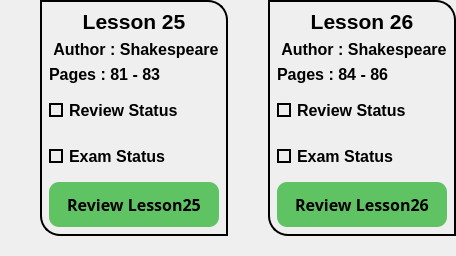
            <widget class="QWidget" name="widget_67" native="true">
             <property name="maximumSize">
              <size>
               <width>16777215</width>
               <height>280</height>
              </size>
             </property>
             <layout class="QHBoxLayout" name="horizontalLayout_15">
              <property name="spacing">
               <number>0</number>
              </property>
              <property name="leftMargin">
               <number>0</number>
              </property>
              <property name="topMargin">
               <number>0</number>
              </property>
              <property name="rightMargin">
               <number>0</number>
              </property>
              <property name="bottomMargin">
               <number>0</number>
              </property>
              <item>
               <widget class="QWidget" name="widget_71" native="true">
                <property name="styleSheet">
                 <string notr="true"/>
                </property>
                <layout class="QVBoxLayout" name="verticalLayout_55">
                 <property name="spacing">
                  <number>0</number>
                 </property>
                 <property name="leftMargin">
                  <number>40</number>
                 </property>
                 <property name="topMargin">
                  <number>0</number>
                 </property>
                 <property name="rightMargin">
                  <number>0</number>
                 </property>
                 <property name="bottomMargin">
                  <number>20</number>
                 </property>
                 <item>
                  <widget class="QWidget" name="widget_72" native="true">
                   <property name="styleSheet">
                    <string notr="true">border-bottom-left-radius:20px;
border-top-right-radius:20px;
border:2px solid black;
</string>
                   </property>
                   <layout class="QVBoxLayout" name="verticalLayout_56">
                    <item>
                     <widget class="QLabel" name="label_77">
                      <property name="font">
                       <font>
                        <family>Tahoma</family>
                        <pointsize>16</pointsize>
                        <bold>true</bold>
                       </font>
                      </property>
                      <property name="styleSheet">
                       <string notr="true">color:black;
border:none;</string>
                      </property>
                      <property name="text">
                       <string>Lesson 25</string>
                      </property>
                      <property name="alignment">
                       <set>Qt::AlignCenter</set>
                      </property>
                     </widget>
                    </item>
                    <item>
                     <widget class="QLabel" name="label_78">
                      <property name="minimumSize">
                       <size>
                        <width>0</width>
                        <height>5</height>
                       </size>
                      </property>
                      <property name="font">
                       <font>
                        <family>Tahoma</family>
                        <pointsize>12</pointsize>
                        <bold>true</bold>
                       </font>
                      </property>
                      <property name="styleSheet">
                       <string notr="true">color:black;
border:none;</string>
                      </property>
                      <property name="text">
                       <string> Author : Shakespeare</string>
                      </property>
                      <property name="alignment">
                       <set>Qt::AlignCenter</set>
                      </property>
                     </widget>
                    </item>
                    <item>
                     <widget class="QLabel" name="label_79">
                      <property name="minimumSize">
                       <size>
                        <width>0</width>
                        <height>0</height>
                       </size>
                      </property>
                      <property name="font">
                       <font>
                        <family>Tahoma</family>
                        <pointsize>12</pointsize>
                        <bold>true</bold>
                       </font>
                      </property>
                      <property name="styleSheet">
                       <string notr="true">color:black;
border:none;</string>
                      </property>
                      <property name="text">
                       <string>Pages : 81 - 83</string>
                      </property>
                      <property name="alignment">
                       <set>Qt::AlignBottom|Qt::AlignLeading|Qt::AlignLeft</set>
                      </property>
                     </widget>
                    </item>
                    <item>
                     <widget class="QCheckBox" name="checkBox49">
                      <property name="minimumSize">
                       <size>
                        <width>0</width>
                        <height>40</height>
                       </size>
                      </property>
                      <property name="font">
                       <font>
                        <family>Tahoma</family>
                        <pointsize>12</pointsize>
                        <bold>true</bold>
                       </font>
                      </property>
                      <property name="layoutDirection">
                       <enum>Qt::LeftToRight</enum>
                      </property>
                      <property name="styleSheet">
                       <string notr="true">QCheckBox::indicator {
	border:2px solid black;	

}
QCheckBox::indicator:checked {
    background-color: qradialgradient(spread:pad, 
                            cx:0.5,
                            cy:0.5,
                            radius:0.9,
                            fx:0.5,
                            fy:0.5,
                            stop:0 rgba(0, 255, 0, 255), 
                            stop:1 rgba(0, 64, 0, 255));
}

QCheckBox{
	color:black;
	border:none;
}
</string>
                      </property>
                      <property name="text">
                       <string>Review Status</string>
                      </property>
                      <property name="iconSize">
                       <size>
                        <width>40</width>
                        <height>40</height>
                       </size>
                      </property>
                      <property name="tristate">
                       <bool>false</bool>
                      </property>
                     </widget>
                    </item>
                    <item>
                     <widget class="QCheckBox" name="checkBox50">
                      <property name="minimumSize">
                       <size>
                        <width>0</width>
                        <height>40</height>
                       </size>
                      </property>
                      <property name="font">
                       <font>
                        <family>Tahoma</family>
                        <pointsize>12</pointsize>
                        <bold>true</bold>
                       </font>
                      </property>
                      <property name="styleSheet">
                       <string notr="true">QCheckBox::indicator {
	border:2px solid black;	
}
QCheckBox::indicator:checked {
    background-color: qradialgradient(spread:pad, 
                            cx:0.5,
                            cy:0.5,
                            radius:0.9,
                            fx:0.5,
                            fy:0.5,
                            stop:0 rgba(0, 255, 0, 255), 
                            stop:1 rgba(0, 64, 0, 255));
}
QCheckBox{
	color:black;
	border:none;
}</string>
                      </property>
                      <property name="text">
                       <string>Exam Status</string>
                      </property>
                     </widget>
                    </item>
                    <item>
                     <widget class="QPushButton" name="btn25">
                      <property name="minimumSize">
                       <size>
                        <width>0</width>
                        <height>45</height>
                       </size>
                      </property>
                      <property name="font">
                       <font>
                        <family>Sitka Small Semibold</family>
                        <pointsize>12</pointsize>
                        <bold>true</bold>
                       </font>
                      </property>
                      <property name="cursor">
                       <cursorShape>PointingHandCursor</cursorShape>
                      </property>
                      <property name="styleSheet">
                       <string notr="true">border:none;
border-radius:10px;
color:black;
background-color: rgb(96, 195, 99);</string>
                      </property>
                      <property name="text">
                       <string>Review Lesson25</string>
                      </property>
                     </widget>
                    </item>
                   </layout>
                  </widget>
                 </item>
                </layout>
               </widget>
              </item>
              <item>
               <widget class="QWidget" name="widget_69" native="true">
                <property name="styleSheet">
                 <string notr="true"/>
                </property>
                <layout class="QVBoxLayout" name="verticalLayout_53">
                 <property name="spacing">
                  <number>0</number>
                 </property>
                 <property name="leftMargin">
                  <number>40</number>
                 </property>
                 <property name="topMargin">
                  <number>0</number>
                 </property>
                 <property name="rightMargin">
                  <number>0</number>
                 </property>
                 <property name="bottomMargin">
                  <number>20</number>
                 </property>
                 <item>
                  <widget class="QWidget" name="widget_70" native="true">
                   <property name="styleSheet">
                    <string notr="true">border-bottom-left-radius:20px;
border-top-right-radius:20px;
border:2px solid black;
</string>
                   </property>
                   <layout class="QVBoxLayout" name="verticalLayout_54">
                    <item>
                     <widget class="QLabel" name="label_74">
                      <property name="font">
                       <font>
                        <family>Tahoma</family>
                        <pointsize>16</pointsize>
                        <bold>true</bold>
                       </font>
                      </property>
                      <property name="styleSheet">
                       <string notr="true">color:black;
border:none;</string>
                      </property>
                      <property name="text">
                       <string>Lesson 26</string>
                      </property>
                      <property name="alignment">
                       <set>Qt::AlignCenter</set>
                      </property>
                     </widget>
                    </item>
                    <item>
                     <widget class="QLabel" name="label_75">
                      <property name="minimumSize">
                       <size>
                        <width>0</width>
                        <height>5</height>
                       </size>
                      </property>
                      <property name="font">
                       <font>
                        <family>Tahoma</family>
                        <pointsize>12</pointsize>
                        <bold>true</bold>
                       </font>
                      </property>
                      <property name="styleSheet">
                       <string notr="true">color:black;
border:none;</string>
                      </property>
                      <property name="text">
                       <string> Author : Shakespeare</string>
                      </property>
                      <property name="alignment">
                       <set>Qt::AlignCenter</set>
                      </property>
                     </widget>
                    </item>
                    <item>
                     <widget class="QLabel" name="label_76">
                      <property name="minimumSize">
                       <size>
                        <width>0</width>
                        <height>0</height>
                       </size>
                      </property>
                      <property name="font">
                       <font>
                        <family>Tahoma</family>
                        <pointsize>12</pointsize>
                        <bold>true</bold>
                       </font>
                      </property>
                      <property name="styleSheet">
                       <string notr="true">color:black;
border:none;</string>
                      </property>
                      <property name="text">
                       <string>Pages : 84 - 86</string>
                      </property>
                      <property name="alignment">
                       <set>Qt::AlignBottom|Qt::AlignLeading|Qt::AlignLeft</set>
                      </property>
                     </widget>
                    </item>
                    <item>
                     <widget class="QCheckBox" name="checkBox51">
                      <property name="minimumSize">
                       <size>
                        <width>0</width>
                        <height>40</height>
                       </size>
                      </property>
                      <property name="font">
                       <font>
                        <family>Tahoma</family>
                        <pointsize>12</pointsize>
                        <bold>true</bold>
                       </font>
                      </property>
                      <property name="layoutDirection">
                       <enum>Qt::LeftToRight</enum>
                      </property>
                      <property name="styleSheet">
                       <string notr="true">QCheckBox::indicator {
	border:2px solid black;	

}
QCheckBox::indicator:checked {
    background-color: qradialgradient(spread:pad, 
                            cx:0.5,
                            cy:0.5,
                            radius:0.9,
                            fx:0.5,
                            fy:0.5,
                            stop:0 rgba(0, 255, 0, 255), 
                            stop:1 rgba(0, 64, 0, 255));
}

QCheckBox{
	color:black;
	border:none;
}
</string>
                      </property>
                      <property name="text">
                       <string>Review Status</string>
                      </property>
                      <property name="iconSize">
                       <size>
                        <width>40</width>
                        <height>40</height>
                       </size>
                      </property>
                      <property name="tristate">
                       <bool>false</bool>
                      </property>
                     </widget>
                    </item>
                    <item>
                     <widget class="QCheckBox" name="checkBox52">
                      <property name="minimumSize">
                       <size>
                        <width>0</width>
                        <height>40</height>
                       </size>
                      </property>
                      <property name="font">
                       <font>
                        <family>Tahoma</family>
                        <pointsize>12</pointsize>
                        <bold>true</bold>
                       </font>
                      </property>
                      <property name="styleSheet">
                       <string notr="true">QCheckBox::indicator {
	border:2px solid black;	
}
QCheckBox::indicator:checked {
    background-color: qradialgradient(spread:pad, 
                            cx:0.5,
                            cy:0.5,
                            radius:0.9,
                            fx:0.5,
                            fy:0.5,
                            stop:0 rgba(0, 255, 0, 255), 
                            stop:1 rgba(0, 64, 0, 255));
}
QCheckBox{
	color:black;
	border:none;
}</string>
                      </property>
                      <property name="text">
                       <string>Exam Status</string>
                      </property>
                     </widget>
                    </item>
                    <item>
                     <widget class="QPushButton" name="btn26">
                      <property name="minimumSize">
                       <size>
                        <width>0</width>
                        <height>45</height>
                       </size>
                      </property>
                      <property name="font">
                       <font>
                        <family>Sitka Small Semibold</family>
                        <pointsize>12</pointsize>
                        <bold>true</bold>
                       </font>
                      </property>
                      <property name="cursor">
                       <cursorShape>PointingHandCursor</cursorShape>
                      </property>
                      <property name="styleSheet">
                       <string notr="true">border:none;
border-radius:10px;
color:black;
background-color: rgb(96, 195, 99);</string>
                      </property>
                      <property name="text">
                       <string>Review Lesson26</string>
                      </property>
                     </widget>
                    </item>
                   </layout>
                  </widget>
                 </item>
                </layout>
               </widget>
              </item>
             </layout>
            </widget>
